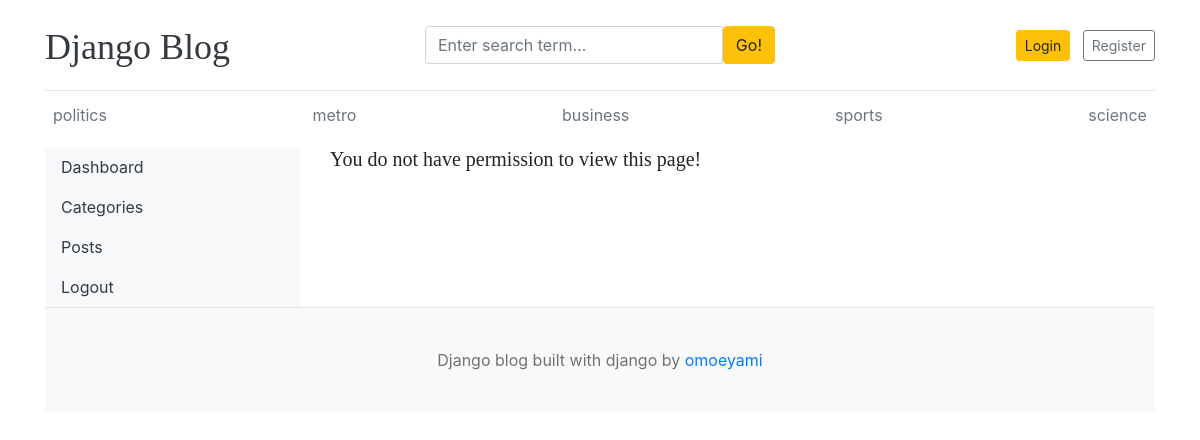
The page /dashboard/users/ on the database its author committed.
### blogs/models.py (models this page shows, shortened)
class Category(models.Model):
    category_name = models.CharField(max_length=50, unique=True)
    created_at = models.DateTimeField(auto_now_add=True)
    updated_at = models.DateTimeField(auto_now=True)
    class Meta:
        verbose_name_plural = "categories"

### dashboards/views.py (the view)
# urls.py: path('users/', views.users, name='users'),
def users(request):
    users = User.objects.all()
    context = {
        'users' : users
    }
    return render(request, 'dashboard/users.html', context)

### blogs/context_processors.py (called while the page is built)
def get_categories(request):
    categories = Category.objects.all()
    return dict(categories=categories)

def get_social_links(request):
    social_links = SocialLink.objects.all()
    return dict(social_links=social_links)

### templates/dashboard/users.html
{% extends 'base.html' %}
{% block content %}
      <div class="row">
          {% include 'dashboard/sidebar.html' %}
          <div class="col-md-9">
            {% if perms.auth.view_user %}
              <h2>All Users</h2>
              <a href="{% url 'add_user' %}" class="btn btn-dark text-light float-right mb-2">Add New user</a>
              <table class="table table-hover">
                  <thead>
                    <tr>
                      <th >#</th>
                      <th>Full Name</th>
                      <th>Username</th>
                      <th>Email</th>
                      <th>Active</th>
                      <th>Staff</th>
                      <th>Superuser</th>
                      <th>Action</th>
                    </tr>
                  </thead>
                  <tbody>
                  {% for user in users %}
                    <tr>
                      <td>{{ forloop.counter }}</td>
                      <td>{{ user.first_name }} {{ user.last_name }} </td>
                      <td>{{ user.username }}</td>
                      <td>{{ user.email }}</td>
                      <td>{% if user.is_active %}<i class="fa fa-check text-success"></i>{% else %}<i class="fa fa-times text-danger"></i>{% endif %}</td>
                      <td>{% if user.is_staff %}<i class="fa fa-check text-success"></i>{% else %}<i class="fa fa-times text-danger"></i>{% endif %}</td>
                      <td>{% if user.is_superuser %}<i class="fa fa-check text-success"></i>{% else %}<i class="fa fa-times text-danger"></i>{% endif %}</td>
                      <td>
                        <a href="{% url 'edit_user' user.id %}"><i class="fa fa-edit text-success"></i></a>
                        &nbsp;
                        <a href="{% url 'delete_user' user.id %}"><i class="fa fa-trash text-danger"></i></a>
                      </td>
                    </tr>
                  {% endfor %}
                  </tbody>
                </table>
                {% else %}
                <h5>You do not have permission to view this page!</h5>
            {% endif %}
      </div>
  </div>
{% endblock %}

### templates/base.html (shortened to what this page needs)
{% load static %}
<!DOCTYPE html>
<html lang="en">
<head>
    <link href="https://getbootstrap.com/docs/4.0/dist/css/bootstrap.min.css" rel="stylesheet">
    <link href="{% static 'css/blog.css' %}" rel="stylesheet">
    <link rel="stylesheet" href="https://cdnjs.cloudflare.com/ajax/libs/font-awesome/4.7.0/css/font-awesome.min.css">
  </head>
<body>
    <div class="container">
      <header class="blog-header py-3">
        <div class="row flex-nowrap justify-content-between align-items-center">
          <div class="col-4 pt-1">
            <a class="blog-header-logo text-dark" href="/">Django Blog</a>
          </div>
          <div class="col-4">
            <form action="{% url 'search' %}" method="GET">
              <div class="input-group">
                <input class="form-control" type="text" name="keyword" value="{{ keyword }}" placeholder="Enter search term..." aria-label="Enter search term..." aria-describedby="button-search" />
                <button type="submit" class="btn btn-warning" id="button-search" type="button">Go!</button>
            </div>
            </form>
          </div>
        <div class="col-4 d-flex justify-content-end align-items-center">
          {% if not user.is_authenticated %}
            <a class="btn btn-sm btn-warning mr-2" href="{% url 'login' %}">Login</a> &nbsp;
            <a class="btn btn-sm btn-outline-secondary" href="{% url 'register' %}">Register</a>
          {% else %}
          <span><a href="{% url 'dashboard' %}">Dashboard</a></span>
          &emsp;
          <span><a href="{% url 'logout' %}">Logout</a></span>
          {% endif %}
          </div>
        </div>
      </header>
      <div class="nav-scroller py-1 mb-2">
        <nav class="nav d-flex justify-content-between">
          {%for cat in categories %}
          <a class="p-2 text-muted" href="{% url 'post_by_category' cat.id %}">{{ cat.category_name }}</a>
          {% endfor %}
        </nav>
      </div>
{% block content %}
{% endblock %}
 <footer class="blog-footer">
  <p>Django blog built with django by <a href="#">omoeyami</a></p>
</footer>
</body>
</html>

### blog_main/static/css/blog.css (style rules this page uses)
.blog-header { border-bottom: 1px solid #e5e5e5; }
.blog-header-logo { font-family: "Playfair Display", Georgia, "Times New Roman", serif; font-size: 2.25rem; }
h1, h2, h3, h4, h5, h6 { font-family: "Playfair Display", Georgia, "Times New Roman", serif; }
.blog-footer { padding: 2.5rem 0; color: #727272; text-align: center; background-color: #f9f9f9; border-top: .05rem solid #e5e5e5; }
.blog-footer p:last-child { margin-bottom: 0; }

### rows shown on the page
Category: category_name "politics"
Category: category_name "metro"
Category: category_name "business"
Category: category_name "sports"
Category: category_name "science"
